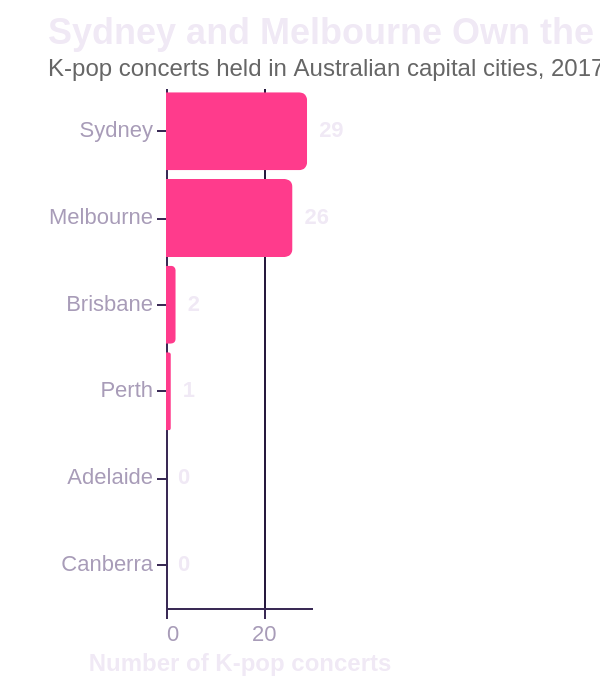

Write the Vega-Lite specification saved for this chart.
### Vega-Lite specification from a JSON file in a GitHub repository (floating-point values rounded to 4 significant figures)
{"title": {"text": "Sydney and Melbourne Own the Tour Circuit", "subtitle": "K-pop concerts held in Australian capital cities, 2017–2024. Source: Wikipedia tour pages.", "anchor": "start", "fontSize": 18, "subtitleFontSize": 12, "subtitleColor": "#666"}, "width": "container", "height": 260, "autosize": {"type": "fit-x", "contains": "padding"}, "config": {"view": {"stroke": null}, "axis": {"labelFontSize": 11, "titleFontSize": 12, "labelColor": "#a89cb8", "titleColor": "#f0e9f5", "tickColor": "#3a2a55", "domainColor": "#3a2a55", "gridColor": "#26193e"}, "legend": {"orient": "bottom", "titleFontSize": 12, "labelFontSize": 11, "padding": 12, "offset": 12, "columns": 0, "labelColor": "#a89cb8", "titleColor": "#f0e9f5"}, "background": "transparent", "title": {"color": "#f0e9f5", "subtitleColor": "#a89cb8"}, "header": {"labelColor": "#f0e9f5", "titleColor": "#f0e9f5", "labelFontSize": 13, "labelFontWeight": "bold"}}, "data": {"values": [{"city": "Sydney", "concerts": 29, "total_capacity": 432500}, {"city": "Melbourne", "concerts": 26, "total_capacity": 343720}, {"city": "Brisbane", "concerts": 2, "total_capacity": 4700}, {"city": "Perth", "concerts": 1, "total_capacity": 2500}, {"city": "Adelaide", "concerts": 0, "total_capacity": 0}, {"city": "Canberra", "concerts": 0, "total_capacity": 0}]}, "layer": [{"mark": {"type": "bar", "color": "#ff3b8c", "cornerRadiusEnd": 4}, "encoding": {"y": {"field": "city", "type": "nominal", "sort": "-x", "title": null}, "x": {"field": "concerts", "type": "quantitative", "title": "Number of K-pop concerts", "axis": {"tickMinStep": 1}}, "tooltip": [{"field": "city", "title": "City"}, {"field": "concerts", "title": "Concerts"}, {"field": "total_capacity", "title": "Combined venue capacity", "format": ","}]}}, {"mark": {"type": "text", "align": "left", "dx": 6, "color": "#f0e9f5", "fontWeight": "bold"}, "encoding": {"y": {"field": "city", "type": "nominal", "sort": "-x"}, "x": {"field": "concerts", "type": "quantitative"}, "text": {"field": "concerts"}}}], "$schema": "https://vega.github.io/schema/vega-lite/v5.json", "padding": {"left": 24, "right": 24, "top": 8, "bottom": 8}}
